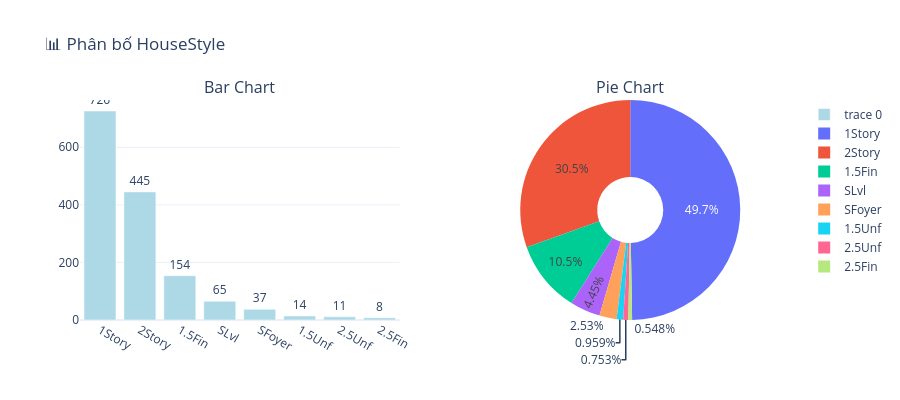

The cell this chart's notebook holds for it:
### Code cell
# Phân tích biến HouseStyle
eda_train.categorical_summary('HouseStyle', top_n=10)

### Figure 1 — Plotly figure (JSON) as saved in the notebook; plotly's stock layout.template omitted (floating-point values rounded to 4 significant figures)
{"data": [{"marker": {"color": "lightblue"}, "text": [726.0, 445.0, 154.0, 65.0, 37.0, 14.0, 11.0, 8.0], "textposition": "outside", "type": "bar", "x": ["1Story", "2Story", "1.5Fin", "SLvl", "SFoyer", "1.5Unf", "2.5Unf", "2.5Fin"], "xaxis": "x", "y": [726, 445, 154, 65, 37, 14, 11, 8], "yaxis": "y"}, {"domain": {"x": [0.55, 1], "y": [0, 1]}, "hole": 0.3, "labels": ["1Story", "2Story", "1.5Fin", "SLvl", "SFoyer", "1.5Unf", "2.5Unf", "2.5Fin"], "type": "pie", "values": [726, 445, 154, 65, 37, 14, 11, 8]}], "layout": {"annotations": [{"font": {"size": 16}, "showarrow": false, "text": "Bar Chart", "x": 0.225, "xanchor": "center", "xref": "paper", "y": 1, "yanchor": "bottom", "yref": "paper"}, {"font": {"size": 16}, "showarrow": false, "text": "Pie Chart", "x": 0.775, "xanchor": "center", "xref": "paper", "y": 1, "yanchor": "bottom", "yref": "paper"}], "height": 400, "showlegend": true, "title": {"text": "📊 Phân bố HouseStyle"}, "xaxis": {"anchor": "y", "domain": [0, 0.45]}, "yaxis": {"anchor": "x", "domain": [0, 1]}}}
